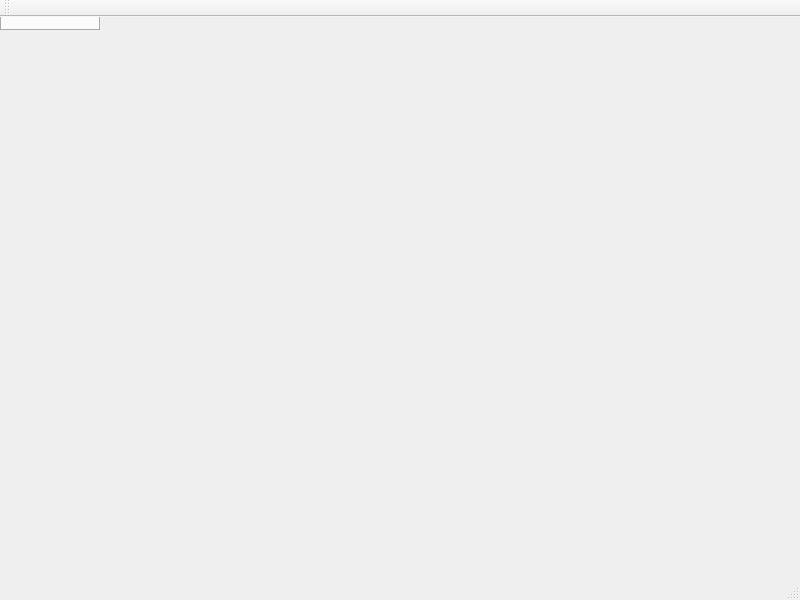
<?xml version="1.0" encoding="UTF-8"?>
<ui version="4.0">
 <class>MainWindow</class>
 <widget class="QMainWindow" name="MainWindow">
  <property name="geometry">
   <rect>
    <x>0</x>
    <y>0</y>
    <width>800</width>
    <height>600</height>
   </rect>
  </property>
  <property name="windowTitle">
   <string>MainWindow</string>
  </property>
  <widget class="QTabWidget" name="centralwidget">
   <property name="autoFillBackground">
    <bool>true</bool>
   </property>
   <property name="tabPosition">
    <enum>QTabWidget::South</enum>
   </property>
  </widget>
  <widget class="QMenuBar" name="menubar">
   <property name="geometry">
    <rect>
     <x>0</x>
     <y>0</y>
     <width>800</width>
     <height>23</height>
    </rect>
   </property>
  </widget>
  <widget class="QStatusBar" name="statusbar"/>
  <widget class="QToolBar" name="toolBar">
   <property name="windowTitle">
    <string>toolBar</string>
   </property>
   <attribute name="toolBarArea">
    <enum>TopToolBarArea</enum>
   </attribute>
   <attribute name="toolBarBreak">
    <bool>false</bool>
   </attribute>
  </widget>
 </widget>
 <resources/>
 <connections/>
</ui>
